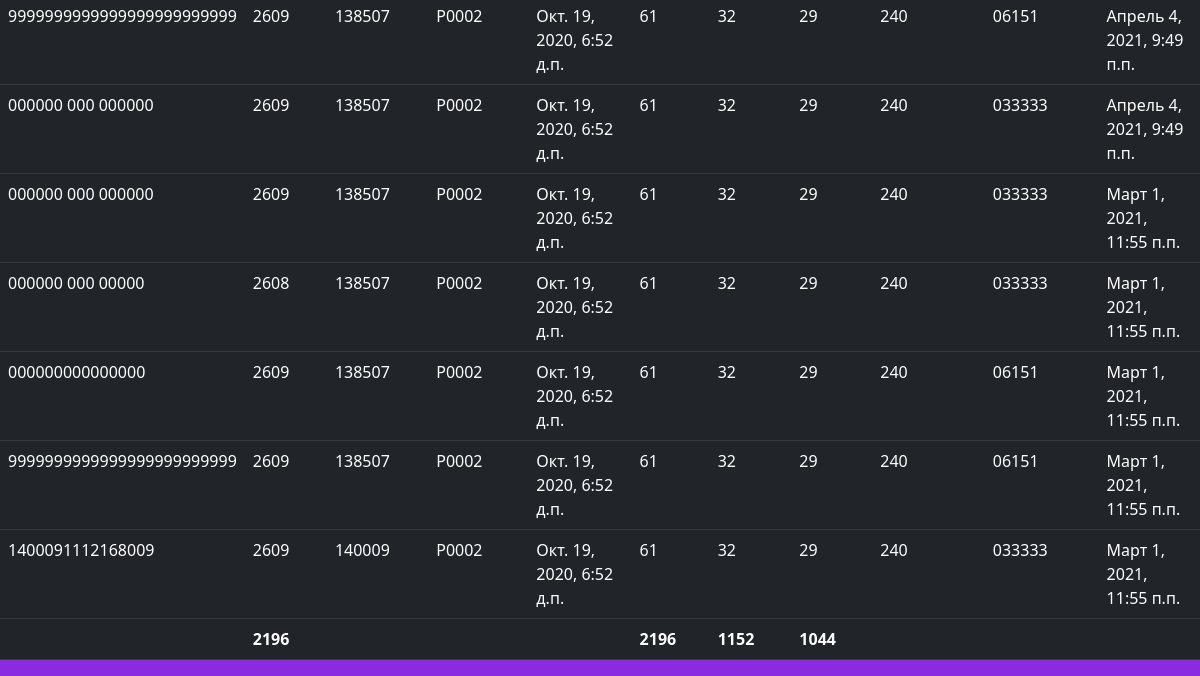
/parsing/ (signed in, lower part), run on an earlier commit of the app's database.
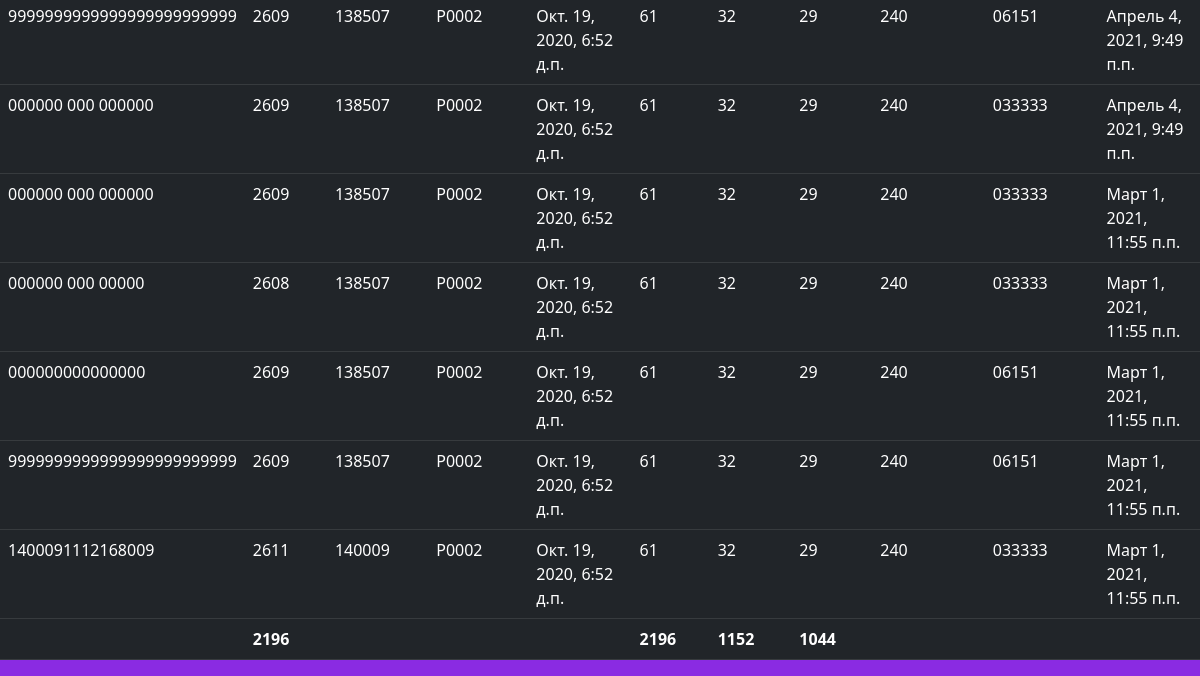
And on a later commit of the database.
### apps/parsing/models.py (models this page shows, shortened)
class Train(models.Model):
    locomotive = models.ForeignKey(
        "Locomotive",
        related_name="trains",
        on_delete=models.PROTECT,
        null=True,
        blank=True,
    )
    ip = models.CharField(max_length=16, verbose_name="Train ID")
    num = models.CharField(max_length=6, verbose_name="Train Number")
    op_st = models.CharField(max_length=6, verbose_name="Station of Operation")
    op_name = models.CharField(max_length=6, verbose_name="Name of Operation")
    op_dt = models.DateTimeField(db_index=True, verbose_name="Time and Date of Operation")
    vag_all = models.IntegerField(verbose_name="Count of all vagons")
    vag_h = models.IntegerField(verbose_name="Count of heavy vagons")
    vag_l = models.IntegerField(verbose_name="Count of light vagons")
    loc_ser = models.CharField(max_length=6, verbose_name="Locomotive series", null=True, blank=True)
    loc_num = models.CharField(max_length=6, verbose_name="Locomotive number", null=True, blank=True)
    parse_dt = models.DateTimeField(auto_now_add=True, db_index=True, null=True, verbose_name="Parsing datetime")
    class Meta:
        verbose_name_plural = "Trains"
        verbose_name = "Train"
        ordering = ["-parse_dt"]

### apps/parsing/views.py (the view)
# urls.py: urlpatterns = [path("", index)]
@login_required
def index(request):
    if request.user.is_authenticated:
        messages = Train.objects.all()
        sum_all_vag = Train.objects.aggregate(Sum("vag_all"))["vag_all__sum"]
        sum_vag_h = Train.objects.aggregate(Sum("vag_h"))["vag_h__sum"]
        sum_vag_l = Train.objects.aggregate(Sum("vag_l"))["vag_l__sum"]
        result = sum_vag_h + sum_vag_l
        return render(request, "parsing/index.html", locals())

### apps/parsing/templates/parsing/index.html (shortened to what this page needs)
{% extends 'main/pattern.html' %}
{% block content %}
    <div>
    <table class="table table-dark table-hover">
    {% for msg in messages %}
           <tr>
               <td>{{ msg.ip }}</td>
               <td>{{ msg.num }}</td>
               <td>{{ msg.op_st }}</td>
               <td>{{ msg.op_name }}</td>
               <td>{{ msg.op_dt }}</td>
               <td>{{ msg.vag_all }}</td>
               <td>{{ msg.vag_h }}</td>
               <td>{{ msg.vag_l }}</td>
               <td>{{ msg.loc_ser }}</td>
               <td>{{ msg.loc_num }}</td>
               <td>{{ msg.parse_dt }}</td>
           </tr>
            {% endfor %}
            <tr>
                <td></td>
                <td><b>{{ result }}</b></td>
               <td></td>
               <td></td>
               <td></td>
               <td><b>{{ sum_all_vag }}</b></td>
                <td><b>{{ sum_vag_h }}</b></td>
                <td><b>{{ sum_vag_l }}</b></td>
                <td></td>
                <td></td>
                <td></td>
            </tr>
    </table>
    </div>
{% endblock %}

What changed in the data, as far as the page shows it:
changed Train (number 7 of 7 on the later page): num "2609" → "2611"
